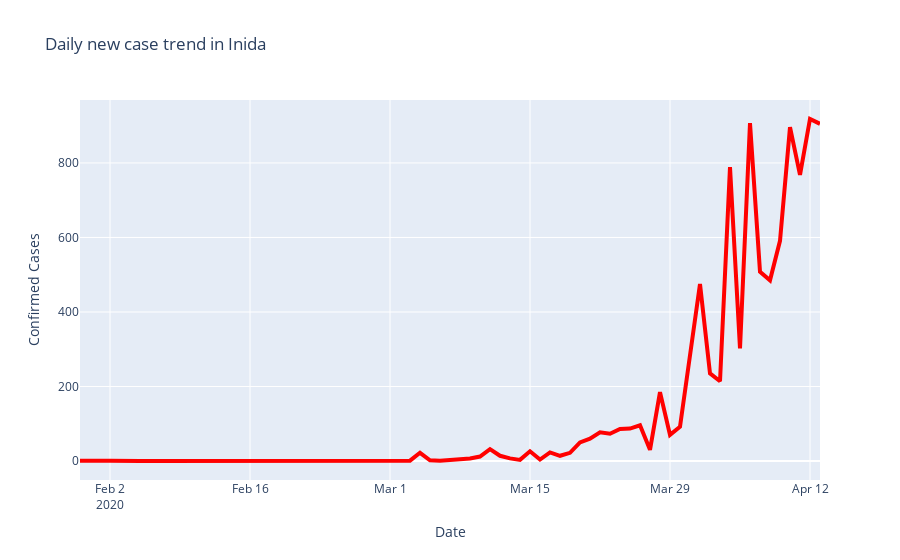

This figure's notebook cell:
### Code cell
# Daily Cases
fig = go.Figure()
fig.add_trace(go.Scatter(x=df_all['report_date'],  y=df_all['daily_case'],
              line=dict(color='red', width=4)))

# Edit the layout
fig.update_layout(title='Daily new case trend in Inida',
                   xaxis_title='Date',
                   yaxis_title='Confirmed Cases')
fig.show()
